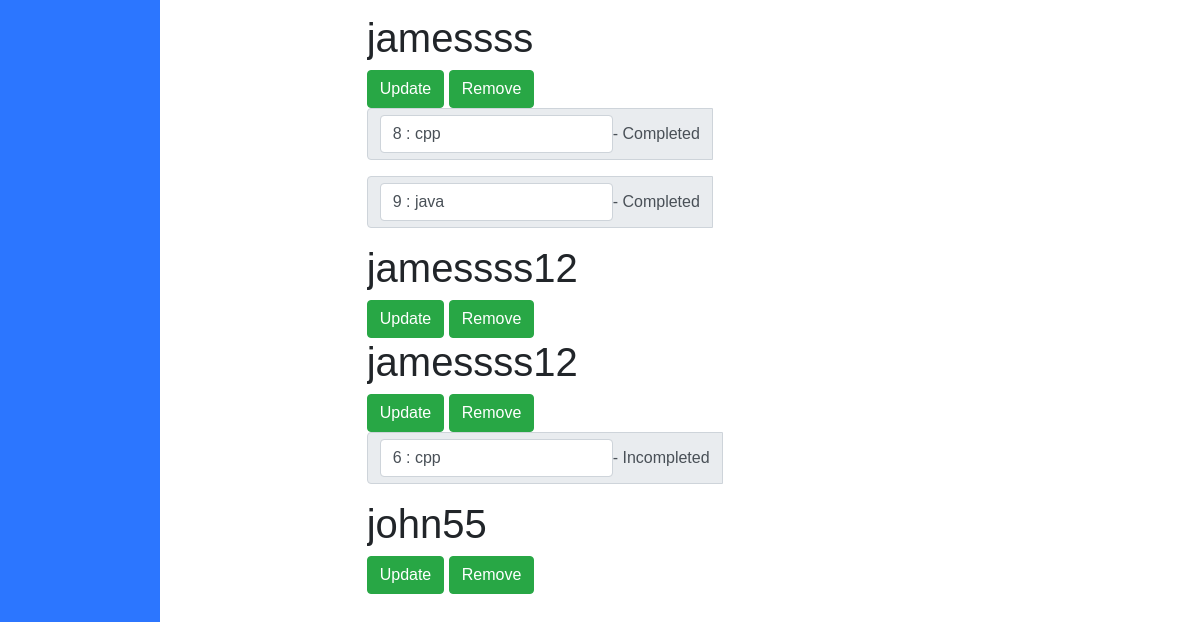
The page /createitembootstrap/ (signed in, lower part) on the database as committed earlier.
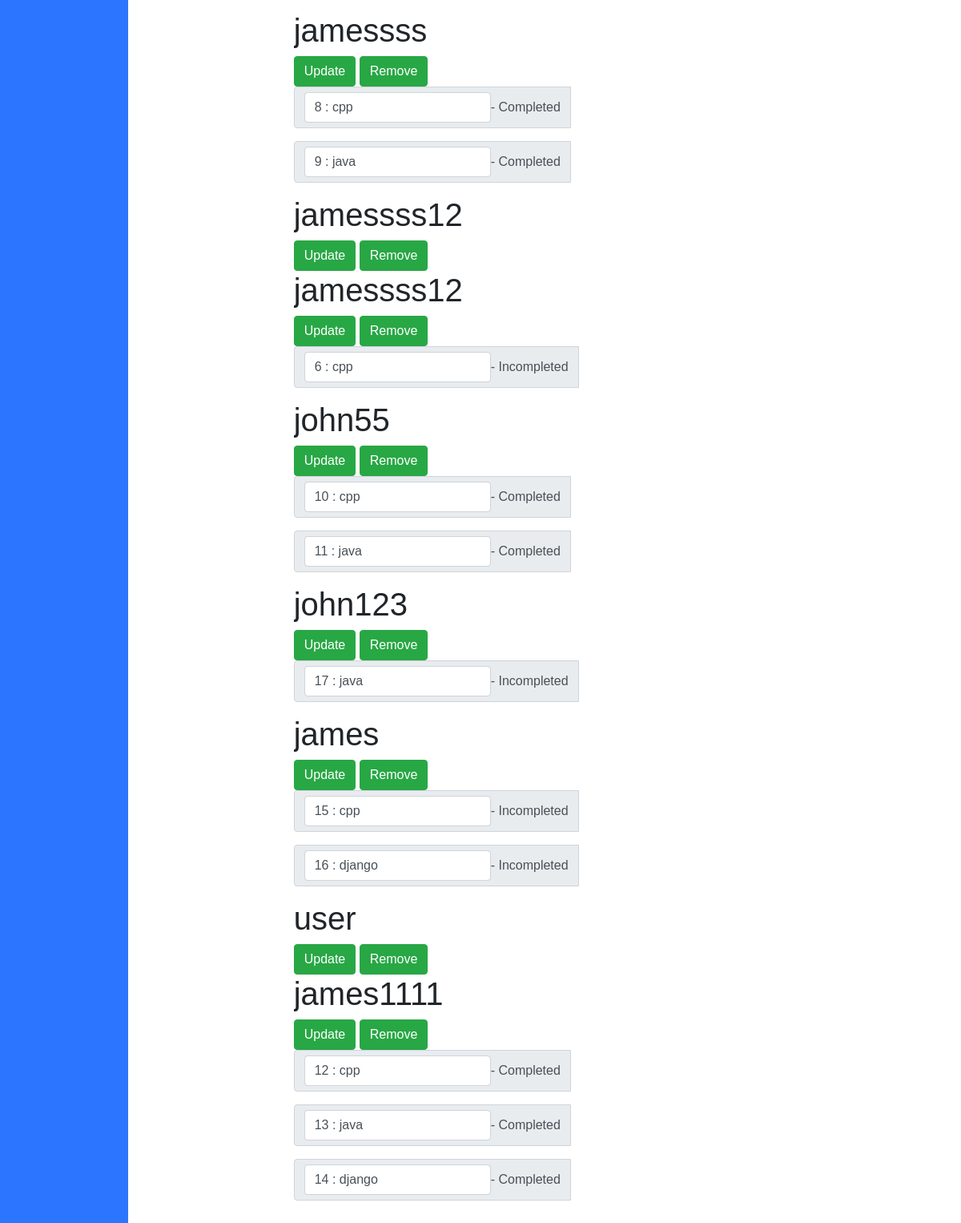
The same page on the database as committed later.
### main/models.py (models this page shows, shortened)
class ToDoList(models.Model):
    usr = models.ForeignKey(User, on_delete=models.CASCADE, related_name='todolist', null=True)
    name = models.CharField(max_length=200)

class Item(models.Model):
    todolist = models.ForeignKey(ToDoList, default=1,on_delete=models.CASCADE)
    text = models.CharField(max_length=300)
    complete = models.BooleanField()

### main/views.py (the view, shortened to what this page needs)
# urls.py: path("createitembootstrap/", views.createitembootstrap, name="createitembootstrap"),
def createitembootstrap(request, id=None):
    if id is not None :
        ls = ToDoList.objects.get(id=id)
        if request.method == "POST":
            print(request.POST)
            if request.POST.get("save"):
                for item in ls.item_set.all():
                    if request.POST.get('c'+ str(item.id)) == "clicked":
                        item.complete = True
                    else:
                        item.complete = False
                    item.save()
            elif request.POST.get("newItem"):
                txt = request.POST.get("new")
                if len(txt)> 2:
                    ls.item_set.create(text=txt, complete=False)
                else:
                    print("Invalid")
        return render(request, "createitembootstrap.html", {"obj":ls})
    else:
        listAll = ToDoList.objects.all()
        return render(request, "createitembootstrap.html", {"obj":None, "ls": listAll})

### main/templates/createitembootstrap.html (shortened to what this page needs)
{% extends 'base.html' %}
{% load static %}
{% block extrahead %}
  <link rel="stylesheet" href="{% static 'css/todo.css' %}" />
{% endblock %}
{% block content %}
<form method="POST">
    {% if obj %}
        <h1>{{obj.id}} : {{obj.name}}</h1>
          {% for item in obj.item_set.all %}
          <div class="input-group mb-3">
            <div class="input-group-prepend">
              <div class="input-group-text">
                {% if item.complete %}
                <input type="checkbox" value="clicked" name="c{{item.id}}" checked>
                {% else %}
                <input type="checkbox" value="clicked" name="c{{item.id}}">
                {% endif %}
                <input diabled type="text" value="{{item.id}} : {{item.text}}" class="form-control">
              </div>
            </div>
          </div>
          {% endfor %}
        <button class="btn btn-success"  type="submit" name="save" value="save">Save</button>
        <input type="text" name="new">
        <button class="btn btn-success"  type="submit" name="newItem" value="newItem">Add Item</button>
    {% else %}
      {% for lst in ls %}
        <h1>{{lst.name}}</h1>
          <button class="btn btn-success" type="submit" name="goto" value="{{lst.id}}">Update</button>
          <button class="btn btn-success" type="submit" name="delete" value="{{lst.id}}">Remove</button>
          {% for item in lst.item_set.all %}
          <div class="input-group mb-3">
            <div class="input-group-prepend">
              <div class="input-group-text">
                <input diabled type="text" value="{{item.id}} : {{item.text}}" class="form-control">
                {% if item.complete %}
                   - Completed
                {% else %}
                   - Incompleted
                {% endif %}
              </div>
            </div>
          </div>
          {% endfor %}
      {% endfor %}
    {% endif %}
  </div>
{% endblock %}

Rows that differ between the two databases and show on the page:
added Item: id "10 : cpp", complete "- Completed", shown under ToDoList "john55"
added Item: id "11 : java", complete "- Completed", shown under ToDoList "john55"
added ToDoList: name "john123", {{ lst.id }} 9 (drawn)
added Item: id "17 : java", complete "- Incompleted", shown under "john123"
added ToDoList: name "james", {{ lst.id }} 10 (drawn)
added Item: id "15 : cpp", complete "- Incompleted", shown under "james"
added Item: id "16 : django", complete "- Incompleted", shown under "james"
added ToDoList: name "user", {{ lst.id }} 11 (drawn)
added ToDoList: name "james1111", {{ lst.id }} 12 (drawn)
added Item: id "12 : cpp", complete "- Completed", shown under "james1111"
added Item: id "13 : java", complete "- Completed", shown under "james1111"
added Item: id "14 : django", complete "- Completed", shown under "james1111"
